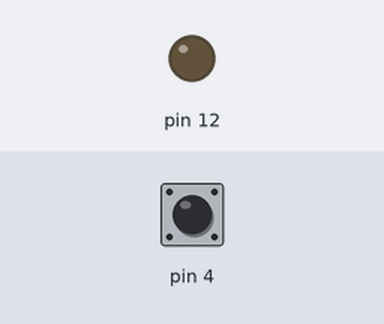
Bench run of a sketch on a simulated Arduino Uno, built with avr-gcc and run on an emulated ATmega328P. On the bench: output pins drawn as LEDs (lit = HIGH). Dashed ring = blinking. The test bench sets the inputs (shaded band); at power-on: pin 4 HIGH.

Above: at 1.2 s.
1.3 s: pin 4 pulled LOW for 1 s
At 3.5 s:
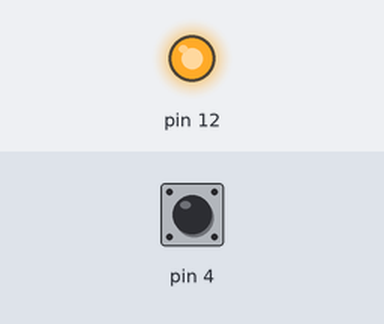
3.8 s: pin 4 pulled LOW for 0.15 s
At 5.0 s:
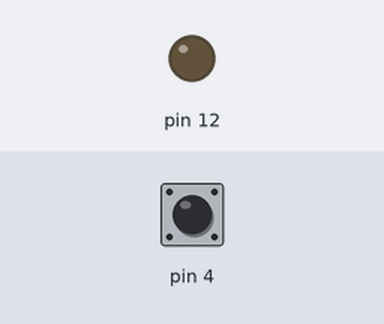
5.5 s: pin 4 pulled LOW for 3.2 s
At 5.8 s:
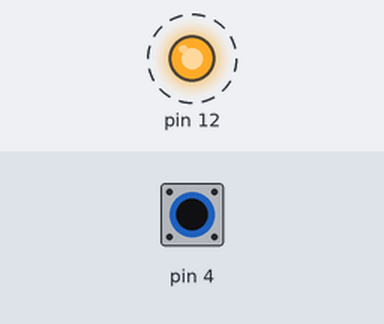
Timing chart, 0 to 10.2 s (numbered marks = the images above; inputs shaded):
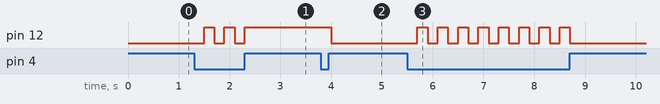

Measured:
- after the input at 1.3 s, pin 12: alternates HIGH for 0.20 s and LOW for 0.20 s, 5 changes in all, then stays HIGH, starting after 0.20 s
- after the input at 3.8 s, pin 12: HIGH → LOW after 0.20 s
- after the input at 5.5 s, pin 12: alternates HIGH for 0.20 s and LOW for 0.20 s, 16 changes in all, then stays LOW, starting after 0.20 s

The sketch:

pomofome.ino
```cpp
bool ledLigado = false;

void setup() {
  pinMode(4, INPUT_PULLUP);
  pinMode(12, OUTPUT);
}

void loop() {
 if((ledLigado == false) && (digitalRead(4) == LOW))
 {
 	ledLigado = true;
   	delay(200);
 }
  else if((ledLigado == true) && (digitalRead(4) == LOW))
  {
  	ledLigado = false;
    delay(200);
  }
  if(ledLigado == true)
  {
  	digitalWrite(12, HIGH);
  }

  else
  {
  	digitalWrite(12, LOW);
  }
}
```
